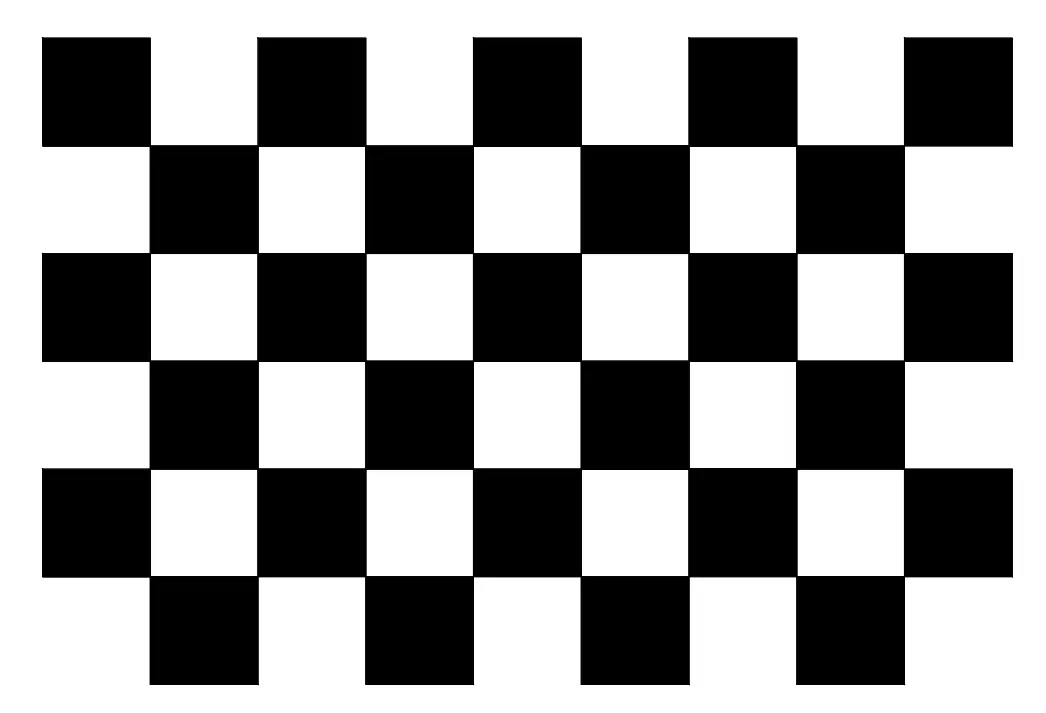
#> input picture 双目标定/chessboard.png, 1046 x 713 px, given in place of the camera
$ python test0415.py
#> lines starting #> are read from the running program, lines starting #| are printed output that depends on the picture
import cv2
import numpy as np

# 打开左眼和右眼摄像头
cap = cv2.VideoCapture(0, cv2.CAP_DSHOW)  # 电脑设置0，双目设置1
cap.set(cv2.CAP_PROP_FRAME_WIDTH, 1280)
cap.set(cv2.CAP_PROP_FRAME_HEIGHT, 360)

# 读取摄像头分辨率（用于切割）
ret, frame = cap.read()
#> frame is the input picture: shape (713, 1046, 3); mean B, G, R 145, 145, 145
if not ret:
    print("错误：无法读取摄像头画面！")
    cap.release()
    exit()

# 获取图像尺寸
frame_height, frame_width, _ = frame.shape
#> frame_height = 713; frame_width = 1046
half_width = frame_width // 2  # 假设是左右拼接
#> half_width = 523

# 相机内参和畸变系数
mat_inter_left = np.array([[485.31810141, 0., 299.78121813],
                           [0., 486.58790624, 278.01553071],
                           [0., 0., 1.]])
coff_dis_left = np.array([[-0.08967496,  0.20176819,  0.00913968, -0.00456322, -0.12016892]])

mat_inter_right = np.array([[494.0977399,   0., 358.30701335],
                            [0., 494.26305562, 267.99135094],
                            [0., 0., 1.]])
coff_dis_right = np.array([[-0.11759724, 0.41773862, 0.00034209, 0.00292024, -0.4879663]])

# 立体匹配器和滤波器
left_matcher = cv2.StereoSGBM_create(
    minDisparity=0,
    numDisparities=16 * 5,
    blockSize=11,
    P1=8 * 3 * 11 ** 2,
    P2=32 * 3 * 11 ** 2,
    disp12MaxDiff=1,
    uniquenessRatio=10,
    speckleWindowSize=100,
    speckleRange=32,
    mode=cv2.STEREO_SGBM_MODE_SGBM_3WAY
)
right_matcher = cv2.ximgproc.createRightMatcher(left_matcher)
wls_filter = cv2.ximgproc.createDisparityWLSFilter(matcher_left=left_matcher)
wls_filter.setLambda(800)
wls_filter.setSigmaColor(1.5)

# 假设基线和焦距
baseline = 0.06  # 单位：米
focal_length = mat_inter_left[0, 0]

while True:
    ret, frame = cap.read()
    if not ret:
        print("警告：无法读取帧！跳过当前帧...")
        continue

    # 切割为左右画面
    left_frame = frame[:, :half_width]
    right_frame = frame[:, half_width:]
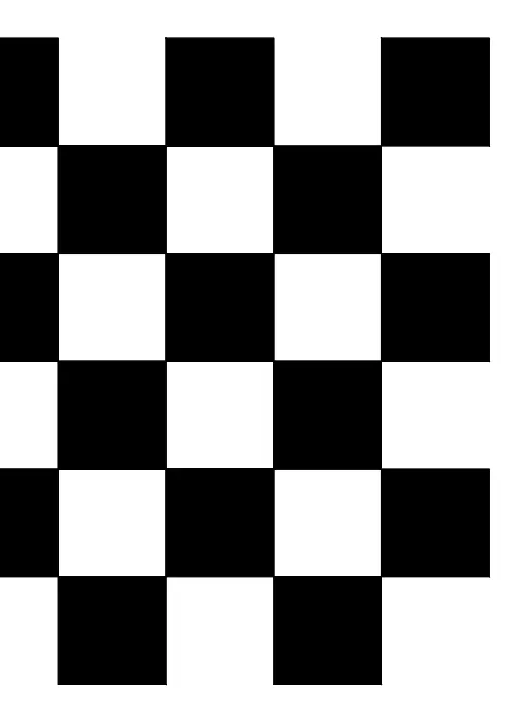
#> right_frame: shape (713, 523, 3); mean B, G, R 143.9, 143.9, 143.9

    # 去畸变
    left_rectified = cv2.undistort(left_frame, mat_inter_left, coff_dis_left)
    right_rectified = cv2.undistort(right_frame, mat_inter_right, coff_dis_right)
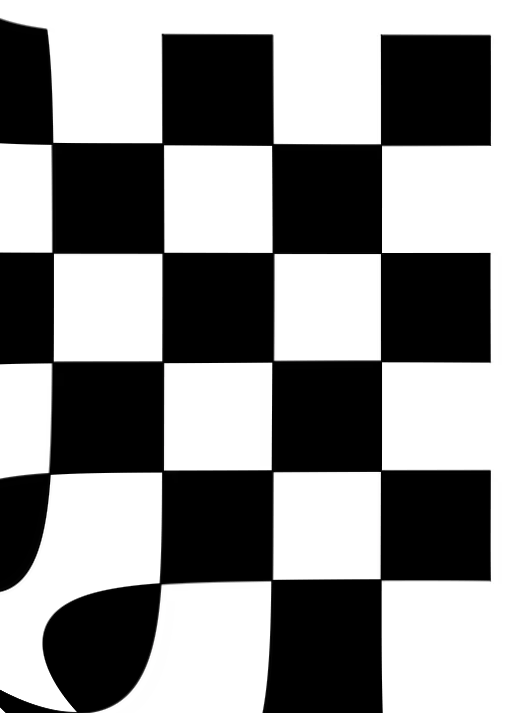
#> right_rectified: shape (713, 523, 3); mean B, G, R 141.3, 141.3, 141.3

    # 灰度图
    gray_left = cv2.cvtColor(left_rectified, cv2.COLOR_BGR2GRAY)
    gray_right = cv2.cvtColor(right_rectified, cv2.COLOR_BGR2GRAY)

    # 计算左右视差图（并归一化）
    disp_left = left_matcher.compute(gray_left, gray_right).astype(np.float32) / 16.0
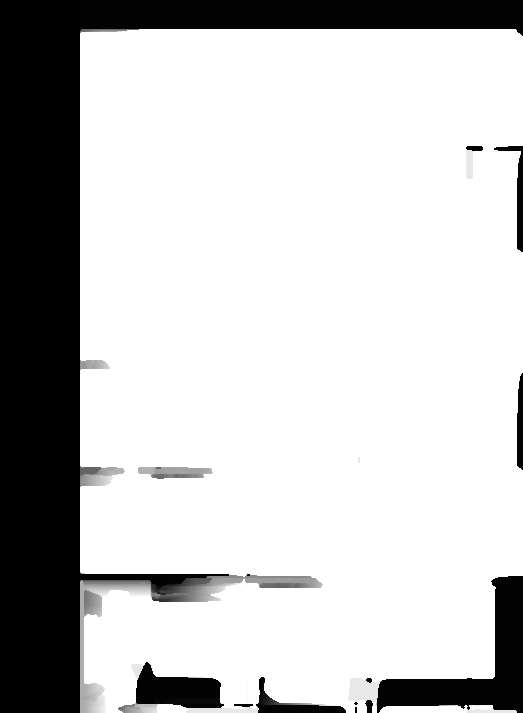
#> disp_left: shape (713, 523) float32; min -1, max 79, mean 60.7; drawn with min black and max white
    disp_right = right_matcher.compute(gray_right, gray_left).astype(np.float32) / 16.0
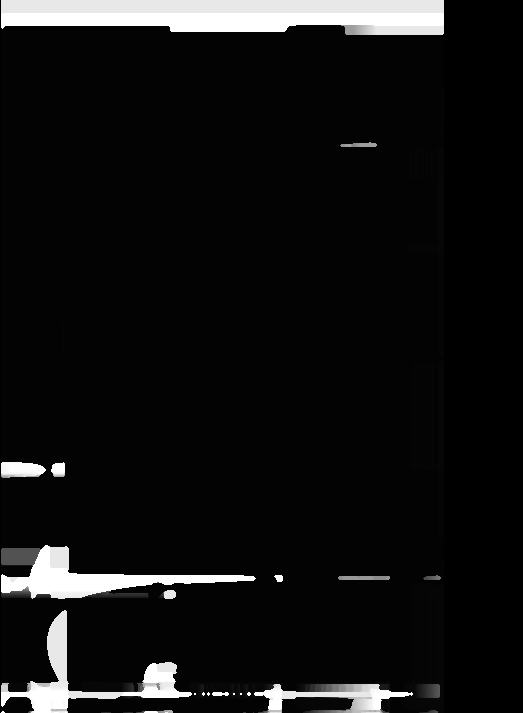
#> disp_right: shape (713, 523) float32; min -80, max 0, mean -73.99; drawn with min black and max white

    # WLS 滤波
    filtered_disparity = wls_filter.filter(disp_left, gray_left, None, disp_right)

    # 归一化视差图用于显示
    disparity_display = cv2.normalize(filtered_disparity, None, 0, 255, cv2.NORM_MINMAX)
    disparity_display = np.uint8(disparity_display)

    # 深度计算（避免除零）
    disp_nonzero = np.where(filtered_disparity <= 0, 1e-5, filtered_disparity)
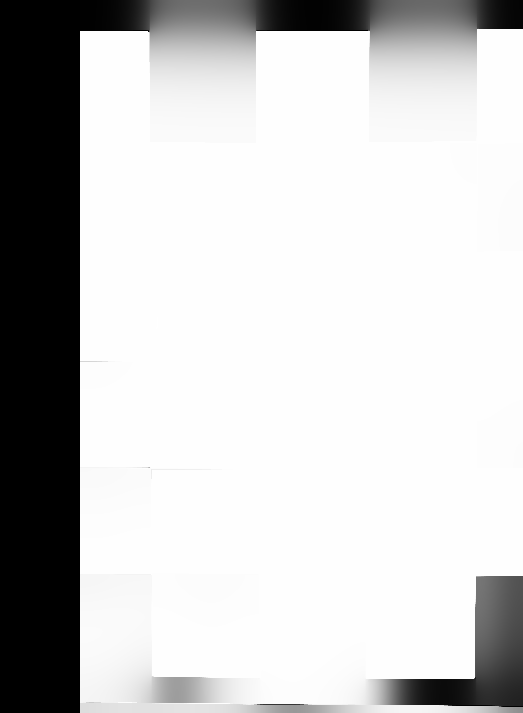
#> disp_nonzero: shape (713, 523) float32; min 1.04e-06, max 79, mean 62.4; drawn with min black and max white
    depth_map = (baseline * focal_length) / disp_nonzero
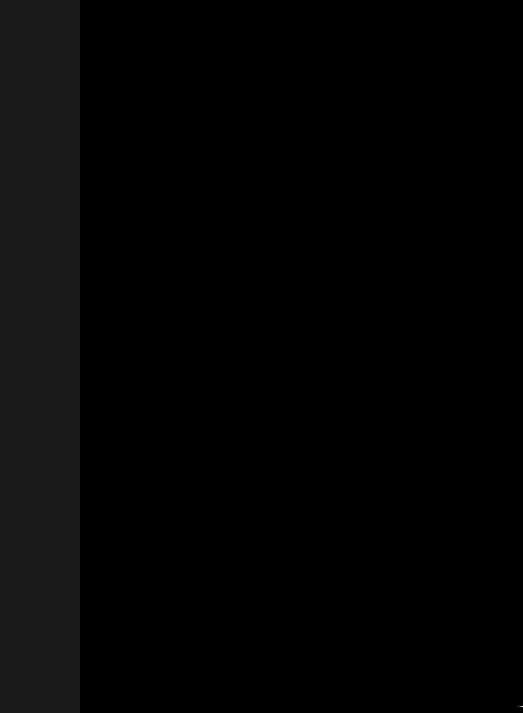
#> depth_map: shape (713, 523) float32; min 0.369, max 28096804, mean 445633.5; drawn with min black and max white
    depth_map = np.nan_to_num(depth_map, nan=0, posinf=0, neginf=0)
    depth_display = cv2.normalize(depth_map, None, 0, 255, cv2.NORM_MINMAX).astype(np.uint8)

    # 显示中心点测距
    h, w = filtered_disparity.shape
#> h = 713; w = 523
    cx, cy = w // 2, h // 2
#> cx = 261; cy = 356
    cv2.circle(left_rectified, (cx, cy), 5, (0, 0, 255), 2)
    center_disparity = filtered_disparity[cy, cx]
#> center_disparity = 79
    if center_disparity > 0:
        center_depth = (baseline * focal_length) / center_disparity
#> center_depth = 0.369
    else:
        center_depth = 0
    cv2.putText(left_rectified, f"Depth: {center_depth:.2f}m", (cx + 10, cy - 10),
                cv2.FONT_HERSHEY_SIMPLEX, 0.6, (255, 0, 0), 2)
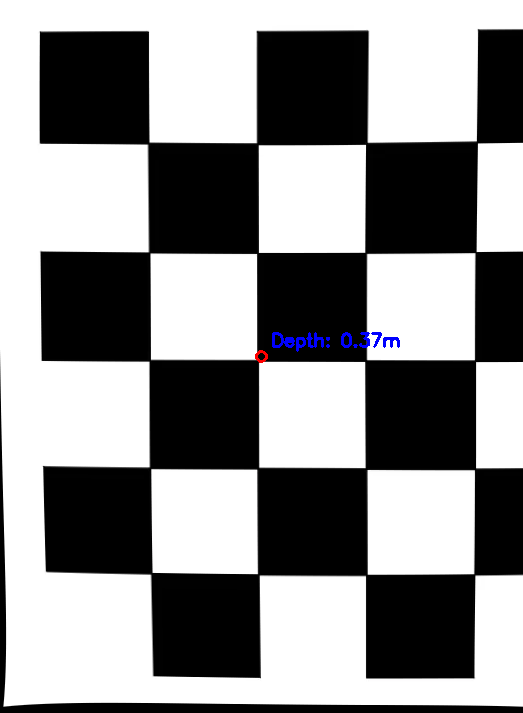
#> left_rectified: shape (713, 523, 3); mean B, G, R 142.8, 142.2, 142.3

    # 显示图像
    cv2.imshow("Left Camera", left_rectified)
    cv2.imshow("Disparity", disparity_display)
    cv2.imshow("Depth Map", depth_display)

    if cv2.waitKey(1) & 0xFF == ord('q'):
#> (key q is pressed here)
        break

cap.release()
cv2.destroyAllWindows()
